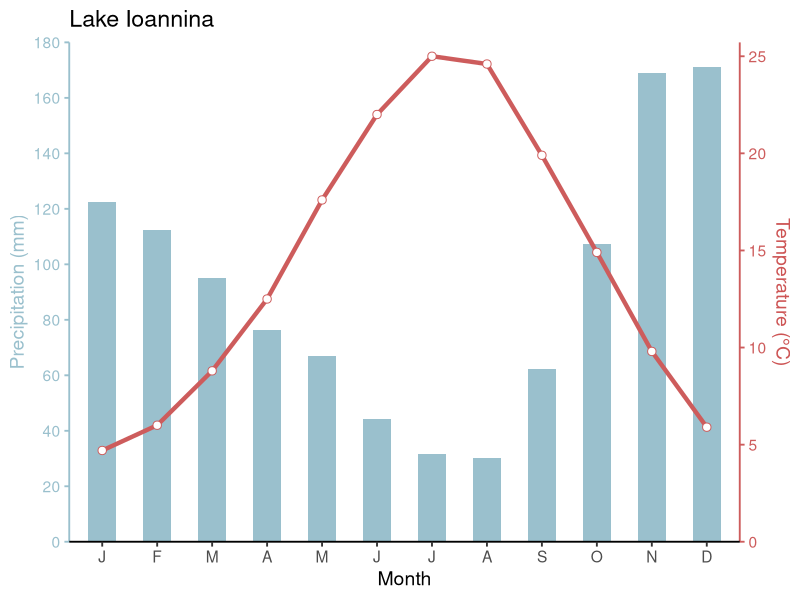
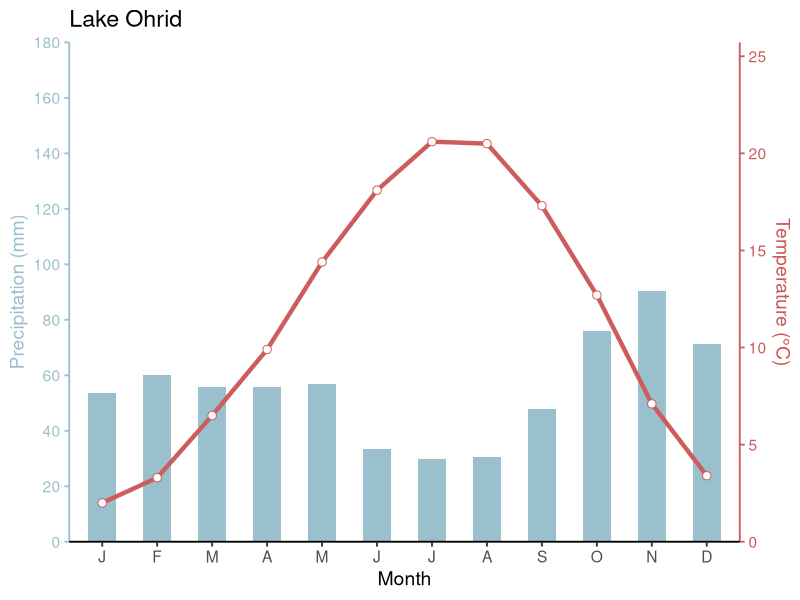
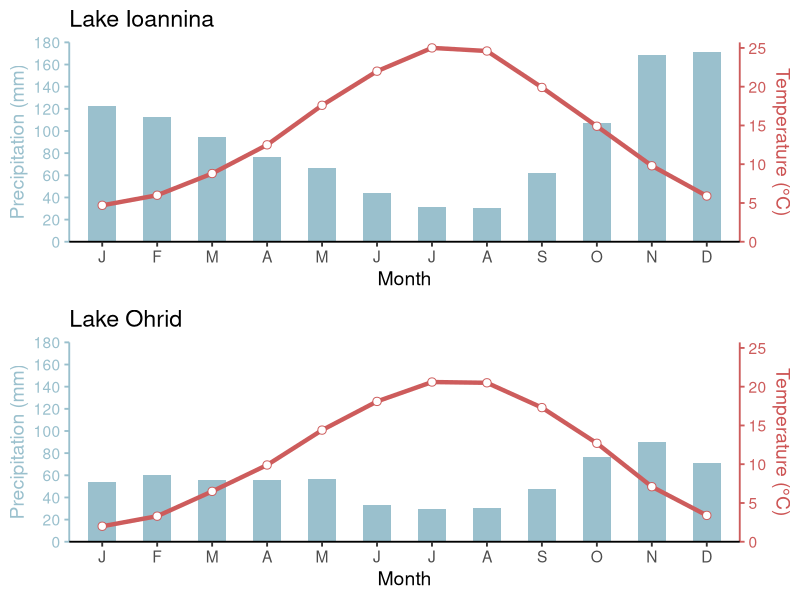

The R script that drew these images, in order:
# Set up ------------------------------------------------------------------

library(ggplot2)
library(forcats)
library(gridExtra)




# Read and check data -----------------------------------------------------

ioannina <- read.csv("data/ioannina.csv")
ohrid <- read.csv("data/ohrid.csv")
ioannina
ohrid

# Convert month column from character to factor data type and order according 
# to appearance (plot will come out alphabetically if not performed).
ioannina$month <- fct_inorder(as.factor(ioannina$month))
ohrid$month <- fct_inorder(as.factor(ohrid$month))




# Plot Ioannina -----------------------------------------------------------

ioannina_plot <- ggplot(data = ioannina, aes(x = month)) + 
  geom_col(aes(y = precipitation),
           width = 0.5,
           fill = "lightblue3") +
  geom_line(aes(y = temperature * 7),
            size = 1.5,
            colour = "indianred",
            group = 1) +
  geom_point(aes(y = temperature * 7),
             shape = 21,
             size = 2.5,
             colour = "indianred",
             fill = "white",
             group = 1) +
  scale_y_continuous(name = "Precipitation (mm)",
                     expand = c(0,0), # force y-axis to cross x-axis at 0
                     limits = c(0, 180),
                     breaks = seq(0, 180, 20),
                     sec.axis = sec_axis(~ . / 7, name = "Temperature (°C)")) +
  scale_x_discrete(labels = c("J", "F", "M", "A", "M", "J", "J", "A", "S", "O", 
                              "N", "D")) +
  xlab("Month") +
  ggtitle("Lake Ioannina") +
  theme_classic(base_size = 14) +
  theme(
    # left y-axis
    axis.text.y.left = element_text(colour = "lightblue3"),
    axis.title.y.left = element_text(colour = "lightblue3"),
    axis.ticks.y.left = element_line(colour = "lightblue3"),
    axis.line.y.left = element_line(colour = "lightblue3"),
    # right y-axis
    axis.text.y.right = element_text(colour = "indianred"),
    axis.title.y.right = element_text(colour = "indianred3", vjust = 1),
    axis.ticks.y.right = element_line(colour = "indianred"),
    axis.line.y.right = element_line(colour = "indianred")
  )

ioannina_plot




# Plot Ohrid --------------------------------------------------------------

ohrid_plot <- ggplot(data = ohrid, aes(x = month)) + 
  geom_col(aes(y = precipitation),
           width = 0.5,
           fill = "lightblue3") +
  geom_line(aes(y = temperature * 7),
            size = 1.5,
            colour = "indianred",
            group = 1) +
  geom_point(aes(y = temperature * 7),
             shape = 21,
             size = 2.5,
             colour = "indianred",
             fill = "white",
             group = 1) +
  scale_y_continuous(name = "Precipitation (mm)",
                     expand = c(0,0), # force y-axis to cross x-axis at 0
                     limits = c(0, 180),
                     breaks = seq(0, 180, 20),
                     sec.axis = sec_axis(~ . / 7, name = "Temperature (°C)")) +
  scale_x_discrete(labels = c("J", "F", "M", "A", "M", "J", "J", "A", "S", "O", 
                              "N", "D")) +
  xlab("Month") +
  ggtitle("Lake Ohrid") +
  theme_classic(base_size = 14) +
  theme(
    # left y-axis
    axis.text.y.left = element_text(colour = "lightblue3"),
    axis.title.y.left = element_text(colour = "lightblue3"),
    axis.ticks.y.left = element_line(colour = "lightblue3"),
    axis.line.y.left = element_line(colour = "lightblue3"),
    # right y-axis
    axis.text.y.right = element_text(colour = "indianred"),
    axis.title.y.right = element_text(colour = "indianred3", vjust = 1),
    axis.ticks.y.right = element_line(colour = "indianred"),
    axis.line.y.right = element_line(colour = "indianred")
  )

ohrid_plot




# Plots together ----------------------------------------------------------

grid.arrange(ioannina_plot, ohrid_plot, nrow = 2)
# NOTE: adjust base_size and breaks to make the y-axis more suitable for the 
# smaller plot size.



